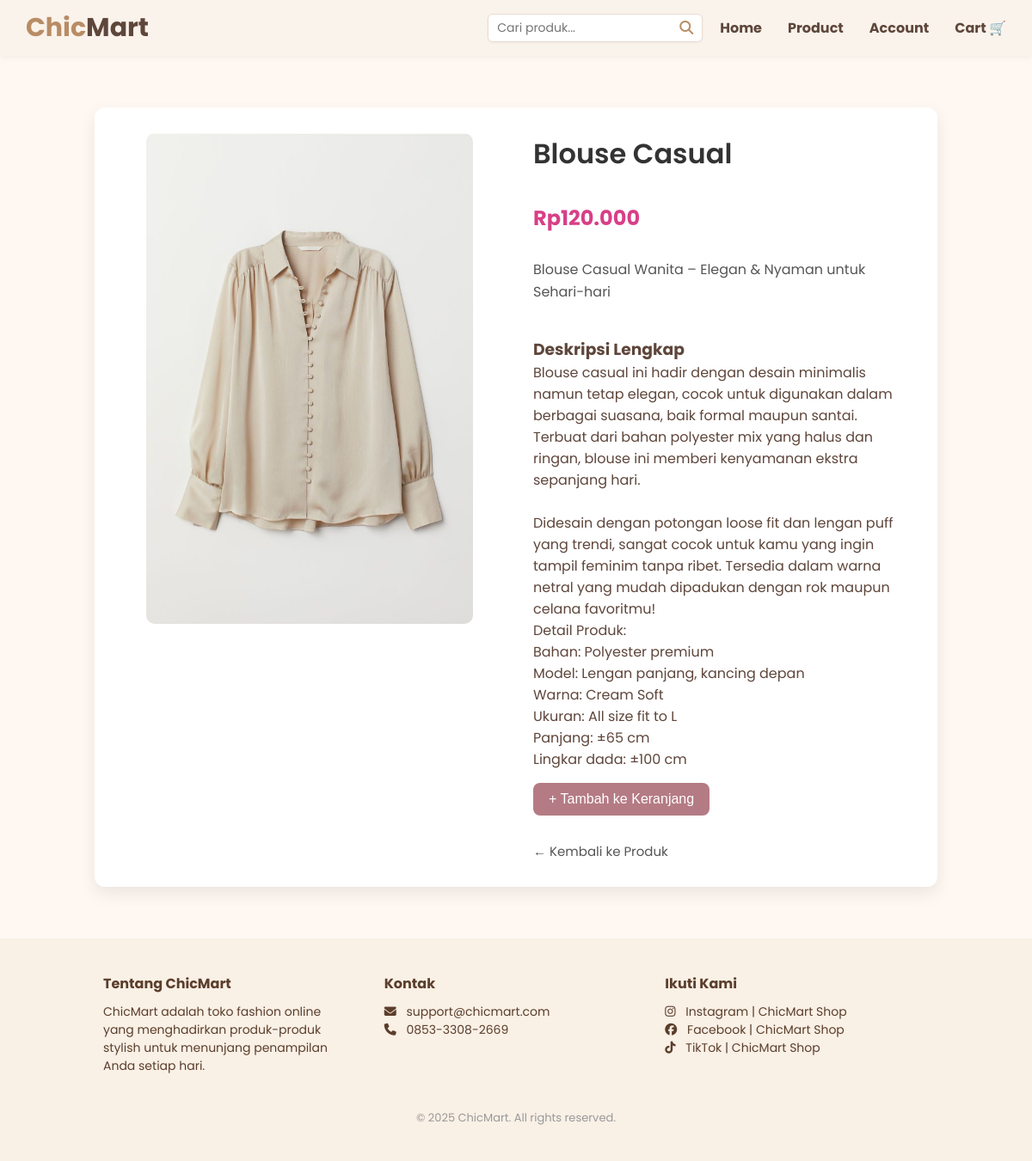
The page /product/detail_product.php?id=1 on the database its author committed.
### tables this page shows
CREATE TABLE `produk` (
  `id` int(11) NOT NULL,
  `nama` varchar(100) DEFAULT NULL,
  `harga` int(11) DEFAULT NULL,
  `gambar` varchar(100) DEFAULT NULL,
  `deskripsi` text DEFAULT NULL,
  `deskripsi_lengkap` text DEFAULT NULL
);

### product/detail_product.php (the view, shortened to what this page needs)
<?php
include '../includes/db.php';
$id = intval($_GET['id']);
$query = mysqli_query($conn, "SELECT * FROM produk WHERE id = $id");
$produk = mysqli_fetch_assoc($query);
?>
<!DOCTYPE html>
<html lang="id">
<head>
  <link rel="stylesheet" href="https://cdnjs.cloudflare.com/ajax/libs/font-awesome/6.5.0/css/all.min.css" />
  <link rel="stylesheet" href="../style.css">
</head>
<body>
<header class="top-header">
  <div class="logo-left">
    <h1><span class="chic">Chic</span><span class="mart">Mart</span></h1>
  </div>
  <div class="search-bar">
    <input type="text" placeholder="Cari produk..." />
    <button type="submit"><i class="fas fa-search"></i></button>
  </div>
  <nav class="nav-right">
    <ul>
      <li><a href="../index.php">Home</a></li>
      <li><a href="product.php">Product</a></li>
      <li><a href="../account/account.php">Account</a></li>
      <li><a href="../cart/cart.php">Cart 🛒</a></li>
    </ul>
  </nav>
</header>
<div class="detail-container">
  <div class="detail-image">
    <img src="../img/<?= htmlspecialchars($produk['gambar']); ?>" alt="<?= htmlspecialchars($produk['nama']); ?>">
  </div>
  <div class="detail-info">
    <h1><?= htmlspecialchars($produk['nama']); ?></h1>
    <div class="price">Rp<?= number_format($produk['harga'], 0, ',', '.'); ?></div>
    <div class="desc"><?= nl2br(htmlspecialchars($produk['deskripsi'])); ?></div>
  <?php if (!empty($produk['deskripsi_lengkap'])): ?>
    <div class="desc-lengkap">
      <h3>Deskripsi Lengkap</h3>
      <p><?= nl2br(htmlspecialchars($produk['deskripsi_lengkap'])); ?></p>
    </div>
  <?php endif; ?>
    <form method="post" action="../functions/cart.php">
      <button type="submit" class="btn-add">+ Tambah ke Keranjang</button>
    </form>
    <a href="product.php" class="back-btn">← Kembali ke Produk</a>
  </div>
</div>
<footer>
  <div class="footer-container">
    <div class="footer-column">
      <h4>Tentang ChicMart</h4>
      <p>ChicMart adalah toko fashion online <br> yang menghadirkan produk-produk
        <br> stylish untuk menunjang penampilan <br> Anda setiap hari.</p>
    </div>
    <div class="footer-column">
      <h4>Kontak</h4>
      <p>
        <i class="fas fa-envelope"></i>
        <a href="mailto:support@chicmart.com">support@chicmart.com</a><br>
        <i class="fas fa-phone"></i>
        <a href="https://wa.me/6285333082669">0853-3308-2669</a>
      </p>
    </div>
    <div class="footer-column">
      <h4>Ikuti Kami</h4>
      <p>
        <a href="https://instagram.com/chicmart" target="_blank">
          <i class="fab fa-instagram"></i> Instagram | ChicMart Shop
        </a><br>
        <a href="https://facebook.com/chicmart" target="_blank">
          <i class="fab fa-facebook"></i> Facebook | ChicMart Shop
        </a><br>
        <a href="https://tiktok.com/@chicmart" target="_blank">
          <i class="fab fa-tiktok"></i> TikTok | ChicMart Shop
        </a>
      </p>
    </div>
  </div>
  <p class="copyright">© 2025 ChicMart. All rights reserved.</p>
</footer>
</body>
</html>

### style.css (style rules this page uses)
* { margin: 0; padding: 0; box-sizing: border-box; }
html { scroll-behavior: smooth; }
body { font-family: 'Poppins', sans-serif; background-color: #FFF8F2; color: #5E463B; margin: 0; padding: 0; display: flex; flex-direction: column; }
html, body { height: 100%; }
.top-header { position: sticky; top: 0; z-index: 9999; background-color: #FAF3EB; display: flex; justify-content: space-between; align-items: center; padding: 10px 30px; box-shadow: 0 2px 8px rgba(0, 0, 0, 0.05); }
.logo-left { flex-shrink: 0; }
.logo-left h1 { font-weight: bold; font-size: 30px; }
.logo-left .chic { color: #B88C65; }
.logo-left .mart { color: #5E463B; }
.search-bar { display: flex; align-items: center; gap: 8px; background-color: #fff; border: 1px solid #EADCD2; border-radius: 6px; padding: 5px 10px; box-shadow: 0 1px 3px rgba(0,0,0,0.05); margin-left: auto; margin-right: 20px; max-width: 250px; flex-shrink: 0; }
.search-bar input { border: none; outline: none; font-size: 14px; font-family: 'Poppins', sans-serif; background-color: transparent; color: #5E463B; width: 100%; }
.search-bar button { background: none; border: none; cursor: pointer; color: #B88C65; font-size: 16px; transition: color 0.3s; }
.nav-right ul { list-style: none; display: flex; gap: 30px; }
.nav-right ul li a { text-decoration: none; color: #5E463B; font-weight: bold; transition: color 0.3s; }
.btn-add { padding: 8px 12px; background-color: #B88C65; color: #fff; border: none; border-radius: 6px; cursor: pointer; font-weight: 500; transition: background-color 0.3s ease, transform 0.1s ease; }
.detail-container { max-width: 1000px; margin: 60px auto; display: flex; flex-wrap: wrap; justify-content: center; align-items: flex-start; gap: 40px; padding: 30px; background-color: #fff; border-radius: 12px; box-shadow: 0 8px 20px rgba(0,0,0,0.08); }
.detail-container img { width: 100%; max-width: 400px; height: auto; object-fit: contain; border-radius: 10px; display: block; }
.detail-image { flex: 1; display: flex; justify-content: center; align-items: flex-start; }
.detail-image img { width: 100%; max-width: 380px; height: auto; object-fit: contain; border-radius: 10px; display: block; }
.detail-info h1 { font-size: 32px; margin-bottom: 10px; color: #333; font-weight: 600; }
.detail-info .price { font-size: 24px; color: #d83f87; font-weight: bold; margin-bottom: 15px; }
.detail-info .desc { font-size: 16px; color: #555; margin-bottom: 25px; line-height: 1.6; }
.detail-info .btn-add { background-color: #b47b84; color: white; border: none; padding: 10px 18px; font-size: 16px; border-radius: 8px; cursor: pointer; margin-bottom: 15px; transition: background-color 0.3s ease; }
.back-btn { color: #555; font-size: 15px; text-decoration: none; transition: color 0.3s; }
footer { background-color: #f9f0e6; padding: 40px 20px; font-family: 'Poppins', sans-serif; }
.footer-container { display: flex; justify-content: space-between; flex-wrap: wrap; gap: 20px; max-width: 1000px; margin: 0 auto; text-align: left; padding: 0 20px; }
.footer-column { flex: 1; min-width: 200px; }
.footer-column h4 { font-weight: bold; margin-bottom: 10px; color: #5b3e2b; }
.footer-column p, .footer-column i { color: #5b3e2b; font-size: 14px; }
.footer-column i { margin-right: 8px; }
.footer-column a { color: #5b3e2b; text-decoration: none; transition: color 0.3s ease; }
footer .copyright { text-align: center; margin-top: 40px; color: #999; font-size: 13px; }

### rows shown on the page
produk: gambar (picture), nama "Blouse Casual", harga "120.000", deskripsi "Blouse Casual Wanita – Elegan & Nyaman untuk Sehari-hari", deskripsi_lengkap "Blouse casual ini hadir dengan desain minimalis namun tetap elegan, cocok untuk digunakan dalam berbagai suasana, baik formal maupun santai. Terbuat dari bahan polyester mix yang halus dan ringan, blouse ini memberi kenyamanan ekstra sepanjang hari. Didesain dengan potongan loose fit dan lengan puff yang trendi, sangat cocok untuk kamu yang ingin tampil feminim tanpa ribet. Tersedia dalam warna netral yang mudah dipadukan dengan rok maupun celana favoritmu! Detail Produk: Bahan: Polyester premium Model: Lengan panjang, kancing depan Warna: Cream Soft Ukuran: All size fit to L Panjang: ±65 cm Lingkar dada: ±100 cm"
